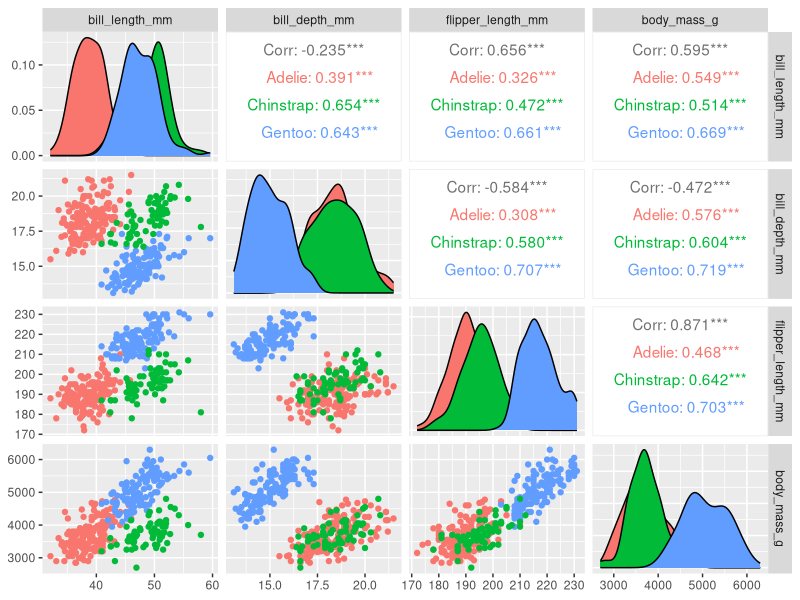
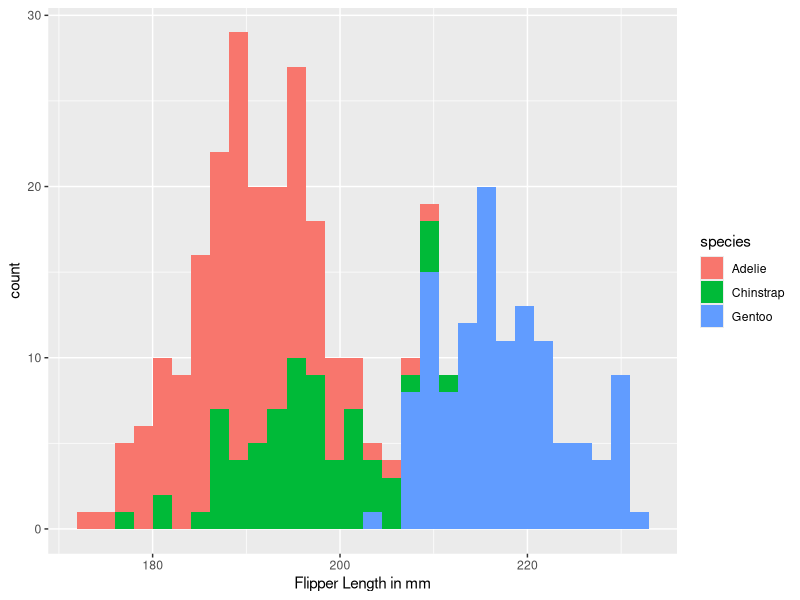

Source code (R) for these figures, in order:
## ---- chunk 1
# load libraries
library(GGally)
library(skimr)
library(palmerpenguins)
library(tidyverse)

# check out the column names ----
names(penguins)

# look at the dimensions of the data frame ----
# spits out number of rows and then number of columns
dim(penguins)

# get a summary of the df ----
summary(penguins)

# get a summary using {skimr} ----
skimr::skim(penguins)

# head and tail ----
head(penguins)

tail(penguins)

# pairsplot ----
GGally::ggpairs(penguins, 
                columns = 3:6, 
                ggplot2::aes(color = species))

# create histogram of penguin flipper lengths ----
ggplot(data = penguins, aes(x = flipper_length_mm, fill = species)) +
  geom_histogram() + xlab("Flipper Length in mm") 
